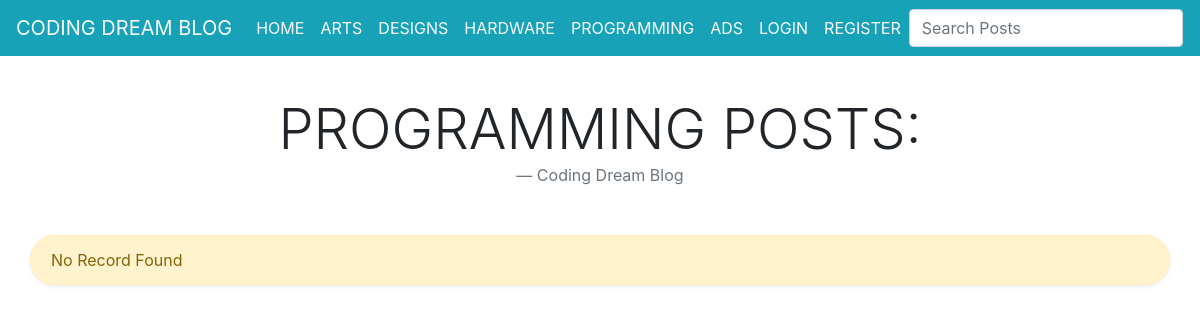
The app's page /searchposts.php?cat=18, older data.
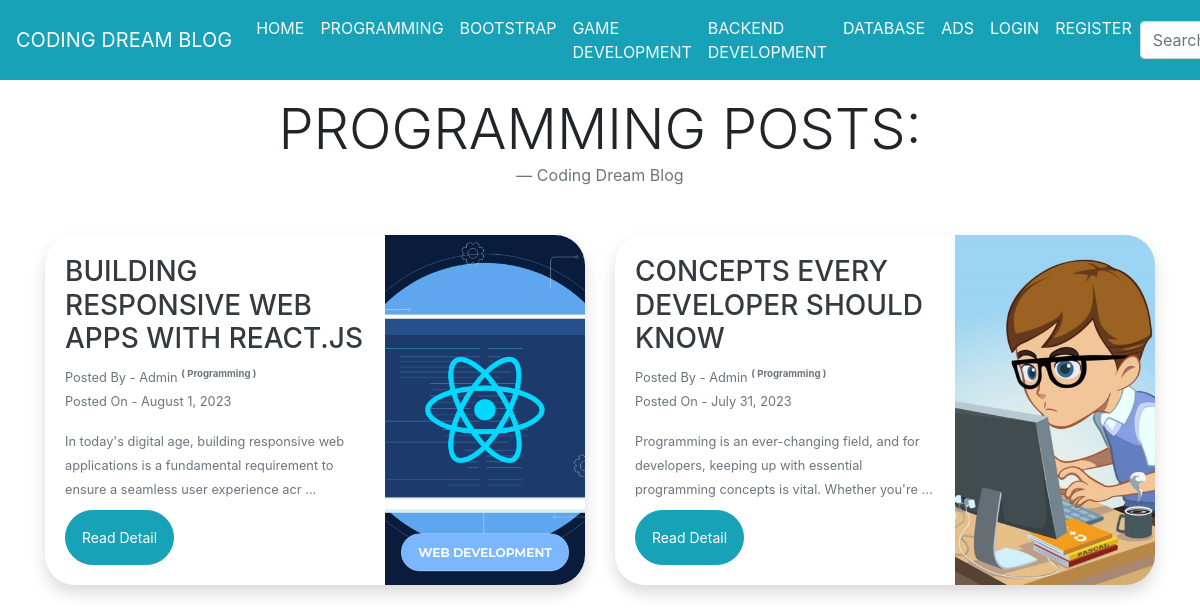
The same page, newer data.
### tables this page shows
CREATE TABLE `categories` (
  `id` int(20) NOT NULL,
  `name` varchar(255) DEFAULT NULL
);

CREATE TABLE `posts` (
  `id` int(20) NOT NULL,
  `category_id` int(20) DEFAULT NULL,
  `posted_by` int(20) DEFAULT NULL,
  `title` varchar(255) DEFAULT NULL,
  `image` varchar(255) DEFAULT NULL,
  `tags` varchar(255) DEFAULT NULL,
  `description` text DEFAULT NULL,
  `date` date DEFAULT NULL,
  `status` int(10) DEFAULT 0
);

CREATE TABLE `users` (
  `id` int(20) NOT NULL,
  `name` varchar(50) DEFAULT NULL,
  `email` varchar(100) DEFAULT NULL,
  `password` varchar(100) DEFAULT NULL,
  `phone` varchar(60) DEFAULT NULL,
  `city` varchar(60) DEFAULT NULL,
  `role` varchar(20) DEFAULT 'user'
);

### searchposts.php (the view, shortened to what this page needs)
<?php include_once "connect.php"; ?>
<?php include_once "header.php"; ?>
<?php include_once "navbar.php"; ?>
<main role="main" class="container">
<div class="row">
<div class="col-md-12 col-sm-12 col-lg-12">
<?php
  if(isset($_GET['cat'])){
    $catid = $_GET['cat'];
    $query   = "SELECT * FROM categories WHERE id = '{$catid}' ";
    $execute     = $db->query($query);
    $execnum  = $execute->num_rows;
    if($execnum > 0){
      $excrow   = $execute->fetch_assoc();
      $catname  = $excrow['name'];
    }
?>
<blockquote class="blockquote text-center mb-5">
  <h1 class="mb-0 text-uppercase display-4"><?php if(isset($catname)){echo $catname; }else{echo 'Category'; } ?> Posts:</h3></h1>
  <footer class="blockquote-footer">Coding Dream Blog</footer>
</blockquote>
<div class="row">
<?php
$ourmuscis 	= "SELECT * FROM posts WHERE category_id = '{$catid}' AND status = 1 ORDER BY id DESC";
$result 		= $db->query($ourmuscis);
$num 			= $result->num_rows;
if($num == 0){
echo '<p class="alert alert-warning col-md-12 rounded-5 shadow-sm">No Record Found</p>';
}else{
while($row = $result->fetch_assoc()){
   $id = $row['id'];
   $title = $row['title'];
   $catid = $row['category_id'];
   $catnameQuery = "SELECT * FROM categories WHERE id = '{$catid}' LIMIT 1";
   $catresult = $db->query($catnameQuery);
   $catrow = $catresult->fetch_assoc();
   $catnum = $catresult->num_rows;
   if($catnum == 0){
   $category = 'Uncategorized';
   }else{
   $category = $catrow['name'];
   }
   $posted_by = $row['posted_by'];
   $postedbyQuery = "SELECT * FROM users WHERE id = '{$posted_by}' LIMIT 1";
   $postedbyResult = $db->query($postedbyQuery);
   $postedbyRow = $postedbyResult->fetch_assoc();
   $postedbyNum = $postedbyResult->num_rows;
   if($postedbyNum == 0){
   $posted_by = 'Unknown';
   }else{
   $posted_by = $postedbyRow['name'];
   }
   $image = $row['image'];
   $date = $row['date'];
   $date = date("F j, Y", strtotime($date));
   $description = $row['description'];
?>
<div class="col-md-6 col-sm-6 col-lg-6">
    <div class="card  flex-md-row mb-4 h-md-250 border-0 shadow rounded-5" style="height: 350px;">
       <div class="card-body d-flex flex-column align-items-start">
          <h3 class="d-inline-block mb-2 text-dark text-uppercase"><?php echo $title ?></h3>
          <div class="text-muted"><small>Posted By - <?php echo $posted_by ?> <sup><b>( <?php echo $category ?> )</b></small></sup></div>
          <div class="text-muted"><small>Posted On - <?php echo $date ?></small></div>
          <p class="card-text mb-auto text-muted mt-3"><small><?php echo substr($description, 0, 130); ?> ...</small></p>
          <a class="btn btn-outline-info bg-info btn-sm rounded-5 p-3" role="button" href="detail.php?post=<?php echo $id ?>" style="color:white">Read Detail</a>
       </div>
       <img class="card-img-right flex-auto d-none d-lg-block img rounded-right-5" src="<?php echo $image ?>" style="width: 200px; height: auto; object-fit: cover">
    </div>
 </div>
<?php }} ?>
</div>
<?php } ?>
</div>
</div>
</main>

### navbar.php (shortened to what this page needs)
<nav class="navbar navbar-expand-md navbar-light fixed-top bg-info">
  <a class="navbar-brand text-light text-uppercase" href="#">Coding Dream Blog</a>
  <div class="collapse navbar-collapse" id="navbarCollapse">
    <ul class="navbar-nav mx-auto">
       <li class="nav-item">
        <a class="nav-link fw-bold text-light text-uppercase" href="index.php">Home</a>
      </li>
<?php
  $query = "SELECT * FROM categories";
  $result = $db->query($query);
  $num = $result->num_rows;
  if($num == 0){
  }else{
    while($row = $result->fetch_assoc()){
      $id     = $row['id'];
      $name   = $row['name'];
      ?>
     <li class="nav-item">
        <a class="nav-link fw-bold text-light text-uppercase" href="searchposts.php?cat=<?php echo $id ?>"><?php echo ucfirst($name); ?></a>
      </li>
      <?php
    }
  }
 ?>
<li class="nav-item">
        <a class="nav-link fw-bold text-light text-uppercase" href="adsfront.php">Ads</a>
      </li>
<?php if(isset($logid)){ ?>
      <li class="nav-item">
        <a class="nav-link fw-bold text-light text-uppercase" href="backend.php">Account</a>
      </li>
<?php }else{ ?>
      <li class="nav-item">
        <a class="nav-link fw-bold text-light text-uppercase" href="login.php">Login</a>
      </li>
       <li class="nav-item">
        <a class="nav-link fw-bold text-light text-uppercase" href="register.php">Register</a>
      </li>
<?php
  }
 ?>
    </ul>
    <form class="form-inline my-2 my-lg-0" method="get" action="searchposts.php">
      <input class="form-control mr-sm-2" type="search" name="search" placeholder="Search Posts" aria-label="Search" autocomplete="off">
    </form>
  </div>
</nav>

Row changes from the older to the newer data that the page shows:
removed categories: name "ARTS"
removed categories: name "DESIGNS"
removed categories: name "HARDWARE"
added categories: name "BOOTSTRAP"
added categories: name "GAME DEVELOPMENT"
added categories: name "BACKEND DEVELOPMENT"
added categories: name "DATABASE"
added posts: title "BUILDING RESPONSIVE WEB APPS WITH REACT.JS", users.name "Admin", category.name "Programming", date "August 1, 2023", description "In today's digital age, building responsive web applications is a fundamental requirement to ensure a seamless user experience acr", image (picture)
added posts: title "CONCEPTS EVERY DEVELOPER SHOULD KNOW", users.name "Admin", category.name "Programming", date "July 31, 2023", description "Programming is an ever-changing field, and for developers, keeping up with essential programming concepts is vital. Whether you're", image (picture)
Text that changed along with them:
text no longer shown: "No Record Found"
